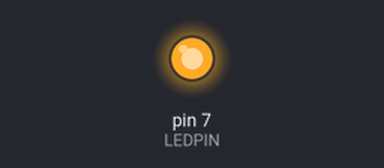
The sketch below on a simulated Arduino Uno, built with avr-gcc and run on an emulated ATmega328P. Shown: output pins drawn as LEDs (lit = HIGH).

Above: at 0.5 s.
At 18.0 s:
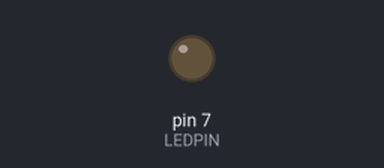
Timing chart, 0 to 26.0 s (numbered marks = the images above):
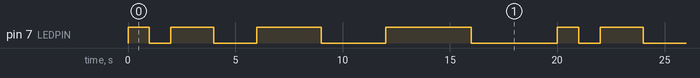

Measured:
- by itself, pin 7 (LEDPIN): repeats every 20.0 s: LOW 1.0 s, HIGH 2.0 s, LOW 2.0 s, HIGH 3.0 s, LOW 3.0 s, HIGH 4.0 s, LOW 4.0 s, HIGH 1.0 s
- by itself, everything shown: repeats every 20.0 s, in 8 steps

The sketch:

LED_ONOFF_KADAI3.ino
```cpp
#define LEDPIN 7
#define LEDLOOP 4
#define MSEC 1000

void setup() {
  // 7番ピンを出力に設定
  pinMode(LEDPIN, OUTPUT);
}

void loop() {

  // 7番ピンに0[V]出力
  digitalWrite(LEDPIN, LOW);

  for(int loop = 1; loop <= LEDLOOP; loop++)
  {
    // 7番ピンに5[V]出力
    digitalWrite(LEDPIN, HIGH);

    // 待つ
    delay(loop * MSEC);

    // 7番ピンに0[V]出力
    digitalWrite(LEDPIN, LOW);

    // 待つ
    delay(loop * MSEC);
  }
}
```
